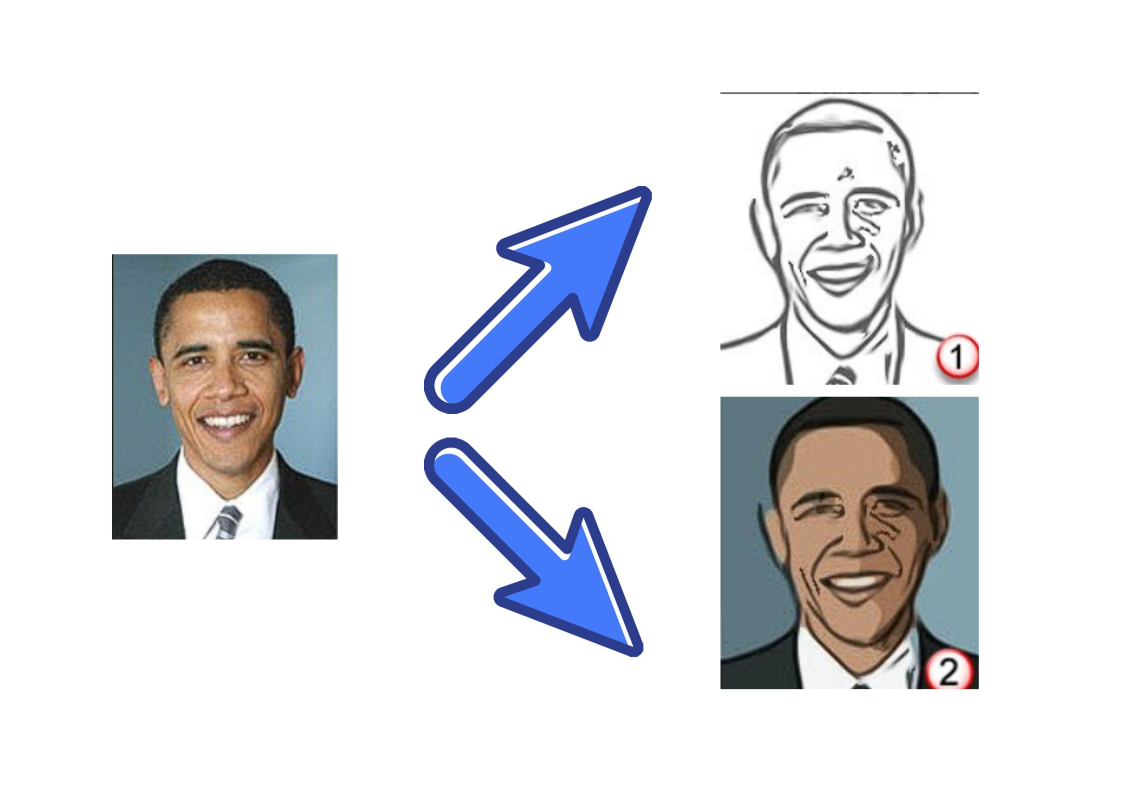
#> input picture Untitled design.png, 2245 x 1587 px (shown at 1/2 size)
$ python -i ArtisticImageConverter.py   (imports and definitions only)
#> lines starting #> are read from the running program, lines starting #| are printed output that depends on the picture; after the words box and inside, x2 and y2 are one past the last pixel; in counts of white or black regions, pixels touching at a corner belong together
import streamlit as st
import cv2
from PIL import Image


# [20 lines left out: function pencil_sketch, not called in this run]

def cartoonify(image_path):
    # Read the image
#> called with image_path = 'Untitled design.png'
    original_image = cv2.imread(image_path)
#> original_image is the input picture: shape (1587, 2245, 3); mean B, G, R 228, 224.7, 223.7
    original_image = cv2.cvtColor(original_image, cv2.COLOR_BGR2RGB)

    # Convert image to grayscale
    gray = cv2.cvtColor(original_image, cv2.COLOR_RGB2GRAY)
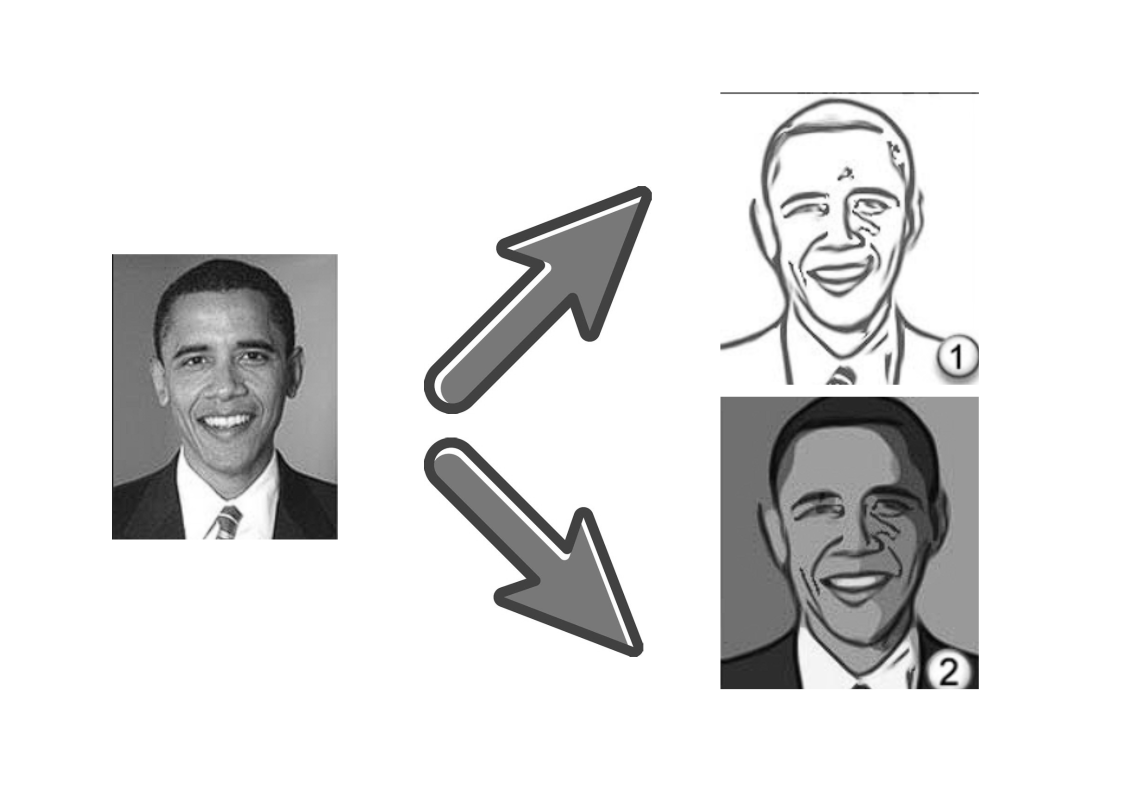
#> gray: shape (1587, 2245) (shown at 1/2 size); min 0, max 255, mean 224.8

    # Apply median blur to smoothen the image
    smooth_gray = cv2.medianBlur(gray, 5)

    # Detect edges using adaptive thresholding
    edges = cv2.adaptiveThreshold(smooth_gray, 255, cv2.ADAPTIVE_THRESH_MEAN_C, cv2.THRESH_BINARY, 9, 9)
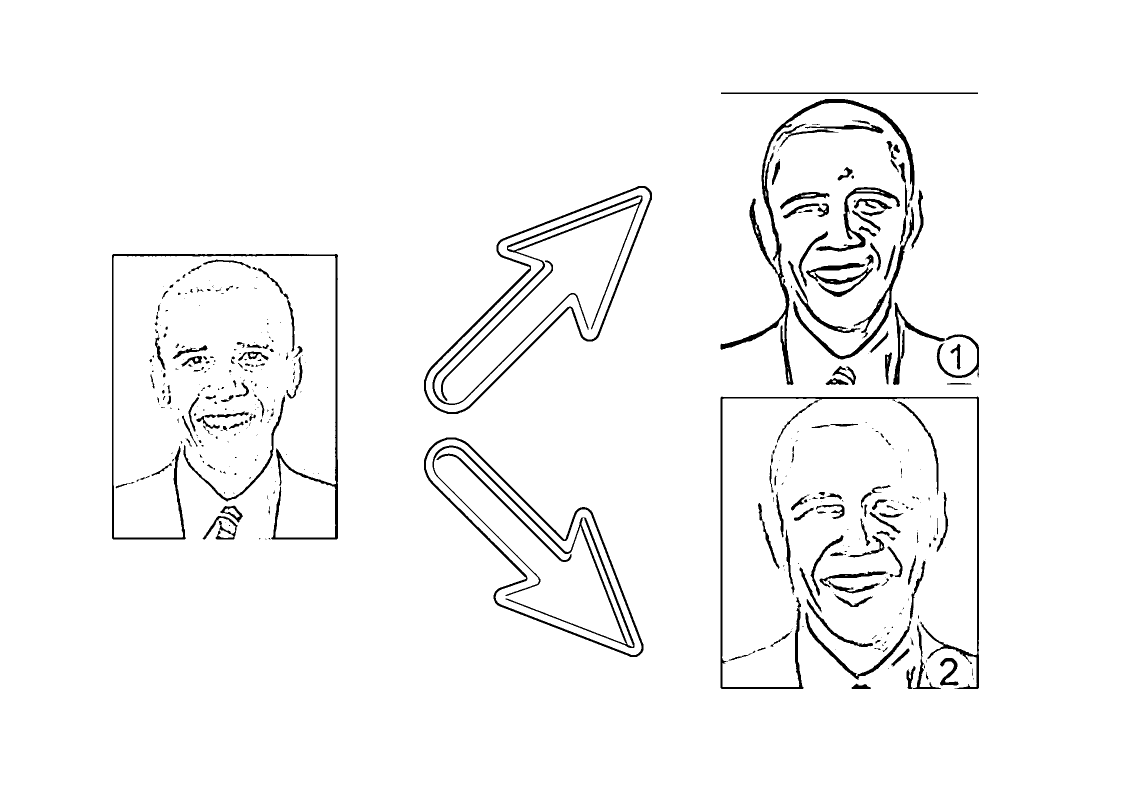
#> edges: shape (1587, 2245) (shown at 1/2 size); 96.8% white; 415 black regions (228 under 20 px), largest, box (x1, y1, x2, y2) and area: (1441, 198, 1829, 770) 9909, (1441, 793, 1958, 1378) 9583, (224, 508, 676, 1079) 9557

    # Apply bilateral filter to reduce noise while preserving edges
    color = cv2.bilateralFilter(original_image, 9, 300, 300)

    # Combine color image with edges
    cartoon_image = cv2.bitwise_and(color, color, mask=edges)
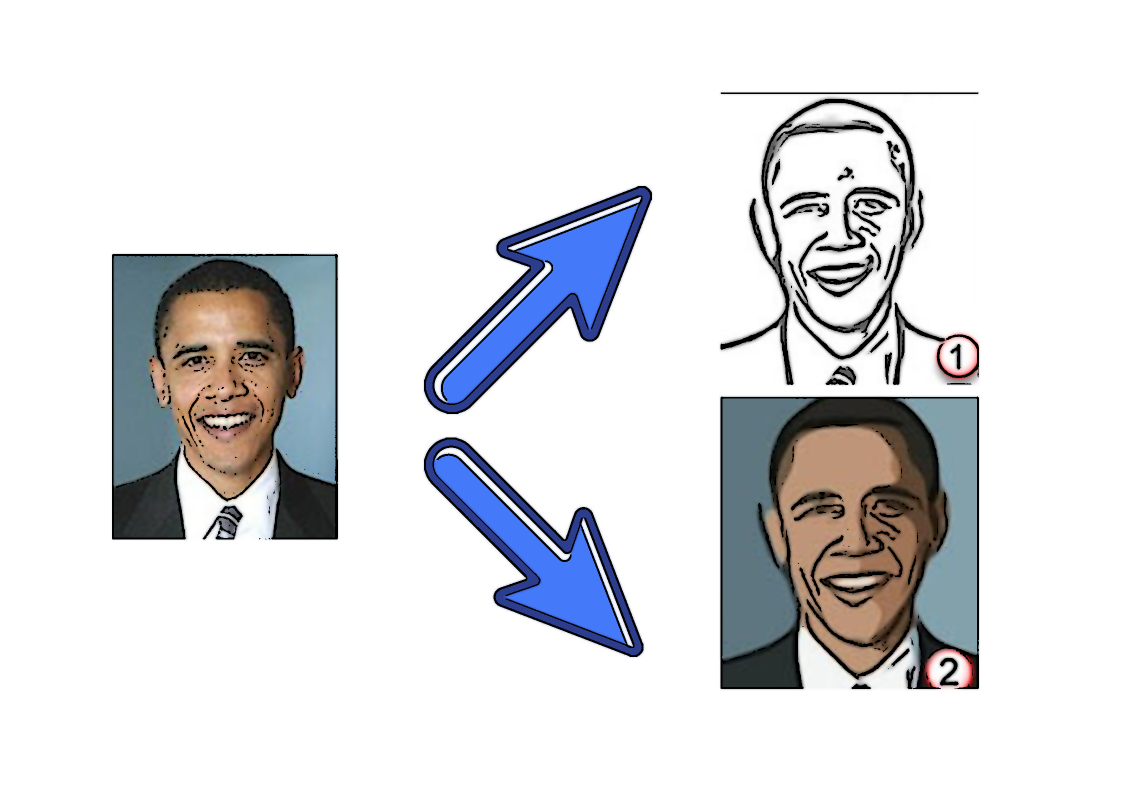
#> cartoon_image: shape (1587, 2245, 3) (shown at 1/2 size); mean R, G, B 220.7, 221.6, 224.4

    return cartoon_image

# [121 lines left out: functions image_transformation_page, about_page, main, not called in this run]

# [2 lines not run here, left out]

>>> result = cartoonify('Untitled design.png')
